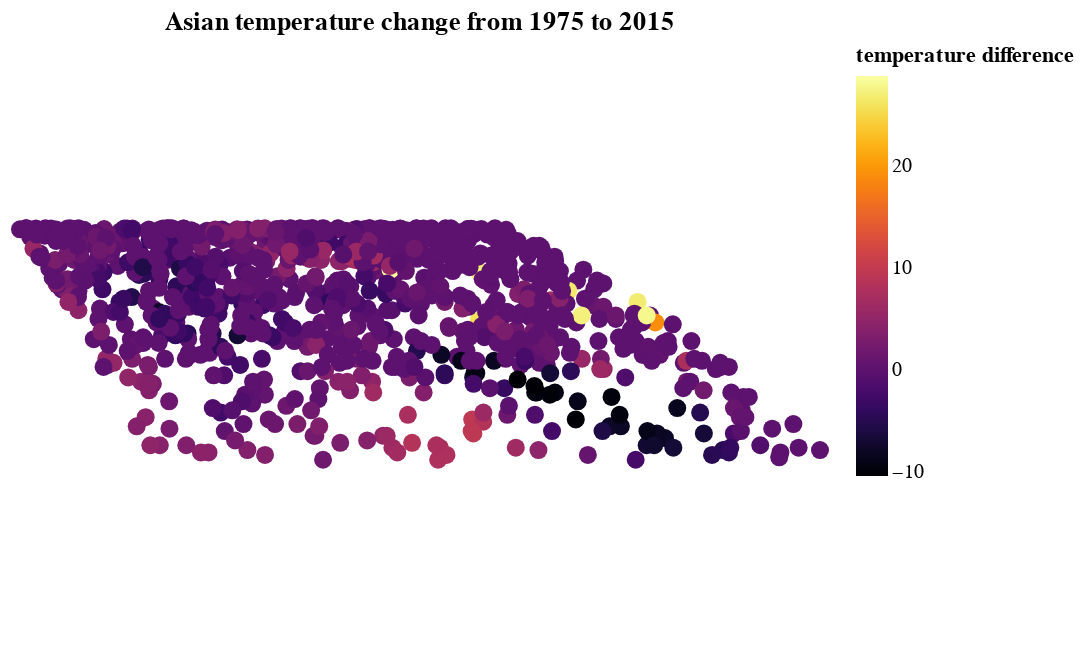

Notebook source saved alongside this figure:
### Code cell
alt.Chart(dfGeo.sample(1000)).mark_geoshape().encode(
    color=alt.Color('diff:Q', title='temperature difference', scale=alt.Scale(scheme='inferno')),
    tooltip=['temp_1975:Q','temp_2015:Q','diff'],
).properties(
    title='Asian temperature change from 1975 to 2015'
).configure_view(
    strokeWidth=0
)

### Figure 1 — Vega-Lite specification as saved in the notebook (floating-point values rounded to 4 significant figures; data arrays with more than 128 entries replaced by an {"elided": "..."} marker saying what was removed)
{"config": {"view": {"continuousWidth": 400, "continuousHeight": 300, "strokeWidth": 0}}, "data": {"name": "data-2cc82c4f12cfefd7303b332f4a401d8f"}, "mark": "geoshape", "encoding": {"color": {"field": "diff", "scale": {"scheme": "inferno"}, "title": "temperature difference", "type": "quantitative"}, "tooltip": [{"field": "temp_1975", "type": "quantitative"}, {"field": "temp_2015", "type": "quantitative"}, {"field": "diff", "type": "quantitative"}]}, "title": "Asian temperature change from 1975 to 2015", "$schema": "https://vega.github.io/schema/vega-lite/v4.17.0.json", "datasets": {"data-2cc82c4f12cfefd7303b332f4a401d8f": {"elided": "1000 records"}}}
